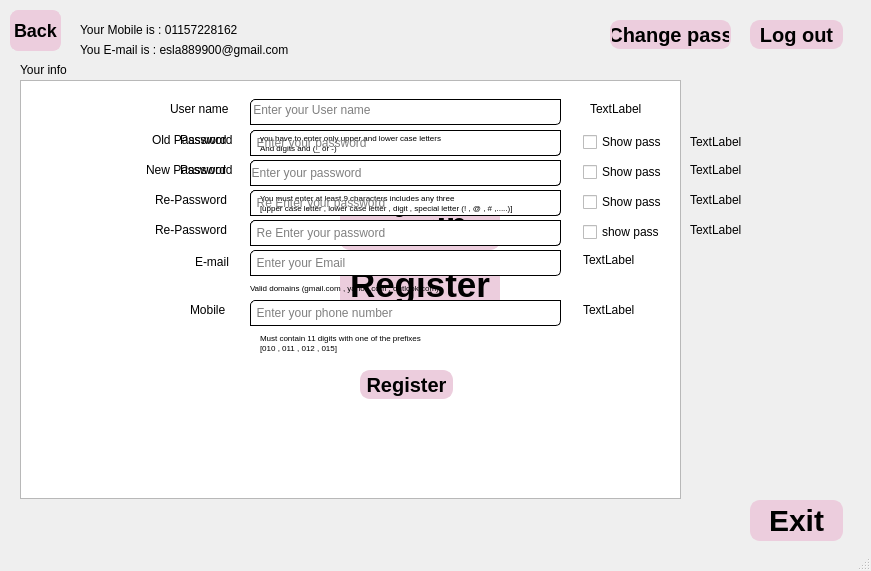
<?xml version="1.0" encoding="UTF-8"?>
<ui version="4.0">
 <class>MainWindow</class>
 <widget class="QMainWindow" name="MainWindow">
  <property name="geometry">
   <rect>
    <x>0</x>
    <y>0</y>
    <width>871</width>
    <height>571</height>
   </rect>
  </property>
  <property name="windowTitle">
   <string>MainWindow</string>
  </property>
  <widget class="QWidget" name="centralwidget">
   <widget class="QLineEdit" name="lineEdit_3">
    <property name="geometry">
     <rect>
      <x>250</x>
      <y>130</y>
      <width>311</width>
      <height>26</height>
     </rect>
    </property>
    <property name="styleSheet">
     <string notr="true">QLineEdit{
	border : 1px solid black ;
	border-top-left-radius : 5px ;
	border-bottom-right-radius : 5px ;
}</string>
    </property>
   </widget>
   <widget class="QLineEdit" name="lineEdit_7">
    <property name="geometry">
     <rect>
      <x>250</x>
      <y>160</y>
      <width>311</width>
      <height>26</height>
     </rect>
    </property>
    <property name="styleSheet">
     <string notr="true">QLineEdit{
	border : 1px solid black ;
	border-top-left-radius : 5px ;
	border-bottom-right-radius : 5px ;
}</string>
    </property>
   </widget>
   <widget class="QLineEdit" name="lineEdit_8">
    <property name="geometry">
     <rect>
      <x>250</x>
      <y>190</y>
      <width>311</width>
      <height>26</height>
     </rect>
    </property>
    <property name="styleSheet">
     <string notr="true">QLineEdit{
	border : 1px solid black ;
	border-top-left-radius : 5px ;
	border-bottom-right-radius : 5px ;
}</string>
    </property>
    <property name="echoMode">
     <enum>QLineEdit::Password</enum>
    </property>
   </widget>
   <widget class="QLabel" name="label_17">
    <property name="geometry">
     <rect>
      <x>180</x>
      <y>160</y>
      <width>61</width>
      <height>20</height>
     </rect>
    </property>
    <property name="text">
     <string>Password</string>
    </property>
   </widget>
   <widget class="QLineEdit" name="lineEdit_9">
    <property name="geometry">
     <rect>
      <x>250</x>
      <y>220</y>
      <width>311</width>
      <height>26</height>
     </rect>
    </property>
    <property name="styleSheet">
     <string notr="true">QLineEdit{
	border : 1px solid black ;
	border-top-left-radius : 5px ;
	border-bottom-right-radius : 5px ;
}</string>
    </property>
    <property name="echoMode">
     <enum>QLineEdit::Password</enum>
    </property>
   </widget>
   <widget class="QLabel" name="label_3">
    <property name="geometry">
     <rect>
      <x>245</x>
      <y>160</y>
      <width>323</width>
      <height>26</height>
     </rect>
    </property>
    <property name="mouseTracking">
     <bool>false</bool>
    </property>
    <property name="styleSheet">
     <string notr="true">QLabel{
	color : grey ;
}</string>
    </property>
    <property name="text">
     <string>  Enter your password</string>
    </property>
   </widget>
   <widget class="QLabel" name="label_5">
    <property name="geometry">
     <rect>
      <x>11</x>
      <y>11</y>
      <width>16</width>
      <height>20</height>
     </rect>
    </property>
    <property name="text">
     <string/>
    </property>
   </widget>
   <widget class="QLabel" name="label_12">
    <property name="geometry">
     <rect>
      <x>280</x>
      <y>20</y>
      <width>321</width>
      <height>20</height>
     </rect>
    </property>
    <property name="text">
     <string/>
    </property>
    <property name="alignment">
     <set>Qt::AlignCenter</set>
    </property>
   </widget>
   <widget class="QPushButton" name="ChangePass">
    <property name="geometry">
     <rect>
      <x>610</x>
      <y>20</y>
      <width>121</width>
      <height>29</height>
     </rect>
    </property>
    <property name="styleSheet">
     <string notr="true">QPushButton{
	border-radius : 10px ;
	border : 2px solid #eccddd ;
	background-color : #eccddd;
	font-size : 20px ;
	font-family : &quot;Times new roman&quot; ;
	font-weight : bold ;
}

QPushButton::hover{
background-color :  #e2509d;
border : 1px solid #e2509d;
}
QPushButton::pressed {
background-color :  #ea1b88;
border : 1px solid #ea1b88;
}




/*QPushButton {
	background-color :   #eccddd;
	border : 1px solid #eccddd;
	color : white ;
	border-radius : 8px ;
	font-size : 18px ;
    font-family: 'Times New Roman';
	font-weight : bold ;
}
QPushButton::hover{
background-color :  #e2509d;
border : 1px solid #e2509d;
}

}*/
</string>
    </property>
    <property name="text">
     <string>Change pass</string>
    </property>
   </widget>
   <widget class="QPushButton" name="Logout">
    <property name="geometry">
     <rect>
      <x>750</x>
      <y>20</y>
      <width>93</width>
      <height>29</height>
     </rect>
    </property>
    <property name="styleSheet">
     <string notr="true">QPushButton{
	border-radius : 10px ;
	border : 2px solid #eccddd ;
	background-color : #eccddd;
	font-size : 20px ;
	font-family : &quot;Times new roman&quot; ;
	font-weight : bold ;
}

QPushButton::hover{
background-color :  #e2509d;
border : 1px solid #e2509d;
}
QPushButton::pressed {
background-color :  #ea1b88;
border : 1px solid #ea1b88;
}




/*QPushButton {
	background-color :   #eccddd;
	border : 1px solid #eccddd;
	color : white ;
	border-radius : 8px ;
	font-size : 18px ;
    font-family: 'Times New Roman';
	font-weight : bold ;
}
QPushButton::hover{
background-color :  #e2509d;
border : 1px solid #e2509d;
}

}*/
</string>
    </property>
    <property name="text">
     <string>Log out</string>
    </property>
   </widget>
   <widget class="QLabel" name="label_6">
    <property name="geometry">
     <rect>
      <x>80</x>
      <y>20</y>
      <width>221</width>
      <height>20</height>
     </rect>
    </property>
    <property name="styleSheet">
     <string notr="true"/>
    </property>
    <property name="text">
     <string>Your Mobile is : 01157228162</string>
    </property>
   </widget>
   <widget class="QLabel" name="label_7">
    <property name="geometry">
     <rect>
      <x>80</x>
      <y>40</y>
      <width>471</width>
      <height>20</height>
     </rect>
    </property>
    <property name="text">
     <string>You E-mail is : esla889900@gmail.com</string>
    </property>
   </widget>
   <widget class="QLabel" name="label_4">
    <property name="geometry">
     <rect>
      <x>240</x>
      <y>89</y>
      <width>331</width>
      <height>41</height>
     </rect>
    </property>
    <property name="mouseTracking">
     <bool>false</bool>
    </property>
    <property name="styleSheet">
     <string notr="true">QLabel{
	color : grey ;
}</string>
    </property>
    <property name="text">
     <string>    Enter your User name</string>
    </property>
   </widget>
   <widget class="QLabel" name="label">
    <property name="geometry">
     <rect>
      <x>170</x>
      <y>99</y>
      <width>71</width>
      <height>20</height>
     </rect>
    </property>
    <property name="text">
     <string>User name</string>
    </property>
    <property name="alignment">
     <set>Qt::AlignLeading|Qt::AlignLeft|Qt::AlignVCenter</set>
    </property>
   </widget>
   <widget class="QLineEdit" name="lineEdit">
    <property name="geometry">
     <rect>
      <x>250</x>
      <y>99</y>
      <width>311</width>
      <height>26</height>
     </rect>
    </property>
    <property name="styleSheet">
     <string notr="true">QLineEdit{
	border : 1px solid #000000 ;
	border-top-left-radius : 5px ;
	border-bottom-right-radius : 5px ;
}</string>
    </property>
   </widget>
   <widget class="QLabel" name="label_18">
    <property name="geometry">
     <rect>
      <x>590</x>
      <y>99</y>
      <width>63</width>
      <height>20</height>
     </rect>
    </property>
    <property name="text">
     <string>TextLabel</string>
    </property>
   </widget>
   <widget class="QLabel" name="label_8">
    <property name="geometry">
     <rect>
      <x>20</x>
      <y>60</y>
      <width>71</width>
      <height>20</height>
     </rect>
    </property>
    <property name="text">
     <string>&lt;html&gt;&lt;head/&gt;&lt;body&gt;&lt;p&gt;Your info&lt;/p&gt;&lt;/body&gt;&lt;/html&gt;</string>
    </property>
   </widget>
   <widget class="QLabel" name="label_15">
    <property name="geometry">
     <rect>
      <x>260</x>
      <y>130</y>
      <width>225</width>
      <height>16</height>
     </rect>
    </property>
    <property name="text">
     <string>&lt;html&gt;&lt;head/&gt;&lt;body&gt;&lt;p&gt;&lt;span style=&quot; font-size:6pt;&quot;&gt;you have to enter only upper and lower case letters&lt;/span&gt;&lt;/p&gt;&lt;/body&gt;&lt;/html&gt;</string>
    </property>
   </widget>
   <widget class="QTextEdit" name="textEdit">
    <property name="geometry">
     <rect>
      <x>20</x>
      <y>80</y>
      <width>661</width>
      <height>419</height>
     </rect>
    </property>
   </widget>
   <widget class="QLabel" name="label_9">
    <property name="geometry">
     <rect>
      <x>152</x>
      <y>130</y>
      <width>91</width>
      <height>20</height>
     </rect>
    </property>
    <property name="text">
     <string>Old Password</string>
    </property>
   </widget>
   <widget class="QLabel" name="label_2">
    <property name="geometry">
     <rect>
      <x>180</x>
      <y>130</y>
      <width>61</width>
      <height>20</height>
     </rect>
    </property>
    <property name="text">
     <string>Password</string>
    </property>
   </widget>
   <widget class="QLineEdit" name="lineEdit_2">
    <property name="geometry">
     <rect>
      <x>250</x>
      <y>130</y>
      <width>311</width>
      <height>26</height>
     </rect>
    </property>
    <property name="styleSheet">
     <string notr="true">QLineEdit{
	border : 1px solid black ;
	border-top-left-radius : 5px ;
	border-bottom-right-radius : 5px ;
}</string>
    </property>
    <property name="echoMode">
     <enum>QLineEdit::Password</enum>
    </property>
   </widget>
   <widget class="QCheckBox" name="Show_pass">
    <property name="geometry">
     <rect>
      <x>583</x>
      <y>130</y>
      <width>96</width>
      <height>24</height>
     </rect>
    </property>
    <property name="text">
     <string>Show pass</string>
    </property>
   </widget>
   <widget class="QLabel" name="label_13">
    <property name="geometry">
     <rect>
      <x>690</x>
      <y>132</y>
      <width>121</width>
      <height>20</height>
     </rect>
    </property>
    <property name="styleSheet">
     <string notr="true"/>
    </property>
    <property name="text">
     <string>TextLabel</string>
    </property>
   </widget>
   <widget class="QLabel" name="label_16">
    <property name="geometry">
     <rect>
      <x>260</x>
      <y>140</y>
      <width>96</width>
      <height>16</height>
     </rect>
    </property>
    <property name="text">
     <string>&lt;html&gt;&lt;head/&gt;&lt;body&gt;&lt;p&gt;&lt;span style=&quot; font-size:6pt;&quot;&gt;And digits and (_ or -)&lt;/span&gt;&lt;/p&gt;&lt;/body&gt;&lt;/html&gt;</string>
    </property>
   </widget>
   <widget class="QLabel" name="label_10">
    <property name="geometry">
     <rect>
      <x>146</x>
      <y>160</y>
      <width>97</width>
      <height>20</height>
     </rect>
    </property>
    <property name="text">
     <string>New Password</string>
    </property>
   </widget>
   <widget class="QLineEdit" name="lineEdit_4">
    <property name="geometry">
     <rect>
      <x>250</x>
      <y>160</y>
      <width>311</width>
      <height>26</height>
     </rect>
    </property>
    <property name="styleSheet">
     <string notr="true">QLineEdit{
	border : 1px solid black ;
	border-top-left-radius : 5px ;
	border-bottom-right-radius : 5px ;
}</string>
    </property>
    <property name="echoMode">
     <enum>QLineEdit::Password</enum>
    </property>
   </widget>
   <widget class="QPushButton" name="L_to_main">
    <property name="geometry">
     <rect>
      <x>350</x>
      <y>191</y>
      <width>93</width>
      <height>29</height>
     </rect>
    </property>
    <property name="styleSheet">
     <string notr="true">QPushButton{
	border-radius : 10px ;
	border : 2px solid #eccddd ;
	background-color : #eccddd;
	font-size : 20px ;
	font-family : &quot;Times new roman&quot; ;
	font-weight : bold ;
}

QPushButton::hover{
background-color :  #e2509d;
border : 1px solid #e2509d;
}
QPushButton::pressed {
background-color :  #ea1b88;
border : 1px solid #ea1b88;
}




/*QPushButton {
	background-color :   #eccddd;
	border : 1px solid #eccddd;
	color : white ;
	border-radius : 8px ;
	font-size : 18px ;
    font-family: 'Times New Roman';
	font-weight : bold ;
}
QPushButton::hover{
background-color :  #e2509d;
border : 1px solid #e2509d;
}

}*/
</string>
    </property>
    <property name="text">
     <string>Login</string>
    </property>
   </widget>
   <widget class="QCheckBox" name="Show_pass_2">
    <property name="geometry">
     <rect>
      <x>583</x>
      <y>160</y>
      <width>96</width>
      <height>24</height>
     </rect>
    </property>
    <property name="text">
     <string>Show pass</string>
    </property>
   </widget>
   <widget class="QPushButton" name="Login">
    <property name="geometry">
     <rect>
      <x>340</x>
      <y>200</y>
      <width>160</width>
      <height>50</height>
     </rect>
    </property>
    <property name="styleSheet">
     <string notr="true">QPushButton{
	border-radius : 10px ;
	border : 2px solid #eccddd ;
	background-color : #eccddd;
	font-size : 35px ;
	font-family : &quot;Times new roman&quot; ;
	font-weight : bold ;
}

QPushButton::hover{
background-color :  #e2509d;
border : 1px solid #e2509d;
}
QPushButton::pressed {
background-color :  #ea1b88;
border : 1px solid #ea1b88;
}




/*QPushButton {
	background-color :   #eccddd;
	border : 1px solid #eccddd;
	color : white ;
	border-radius : 8px ;
	font-size : 18px ;
    font-family: 'Times New Roman';
	font-weight : bold ;
}
QPushButton::hover{
background-color :  #e2509d;
border : 1px solid #e2509d;
}

}*/
</string>
    </property>
    <property name="text">
     <string>Login</string>
    </property>
   </widget>
   <widget class="QLabel" name="label_22">
    <property name="geometry">
     <rect>
      <x>260</x>
      <y>190</y>
      <width>238</width>
      <height>16</height>
     </rect>
    </property>
    <property name="text">
     <string>&lt;html&gt;&lt;head/&gt;&lt;body&gt;&lt;p&gt;&lt;span style=&quot; font-size:6pt;&quot;&gt;You must enter at least 9 characters includes any three&lt;/span&gt;&lt;/p&gt;&lt;/body&gt;&lt;/html&gt;</string>
    </property>
   </widget>
   <widget class="QLabel" name="label_11">
    <property name="geometry">
     <rect>
      <x>155</x>
      <y>190</y>
      <width>86</width>
      <height>20</height>
     </rect>
    </property>
    <property name="text">
     <string>Re-Password</string>
    </property>
   </widget>
   <widget class="QLineEdit" name="lineEdit_5">
    <property name="geometry">
     <rect>
      <x>250</x>
      <y>190</y>
      <width>311</width>
      <height>26</height>
     </rect>
    </property>
    <property name="styleSheet">
     <string notr="true">QLineEdit{
	border : 1px solid black ;
	border-top-left-radius : 5px ;
	border-bottom-right-radius : 5px ;
}
QLineEdit::focus{
	border : 1px solid black ;
	border-top-left-radius : 5px ;
	border-bottom-right-radius : 5px ;
}</string>
    </property>
   </widget>
   <widget class="QCheckBox" name="Show_pass_3">
    <property name="geometry">
     <rect>
      <x>583</x>
      <y>190</y>
      <width>96</width>
      <height>24</height>
     </rect>
    </property>
    <property name="text">
     <string>Show pass</string>
    </property>
   </widget>
   <widget class="QLabel" name="label_14">
    <property name="geometry">
     <rect>
      <x>690</x>
      <y>190</y>
      <width>63</width>
      <height>20</height>
     </rect>
    </property>
    <property name="text">
     <string>TextLabel</string>
    </property>
   </widget>
   <widget class="QLabel" name="label_23">
    <property name="geometry">
     <rect>
      <x>260</x>
      <y>200</y>
      <width>302</width>
      <height>16</height>
     </rect>
    </property>
    <property name="text">
     <string>&lt;html&gt;&lt;head/&gt;&lt;body&gt;&lt;p&gt;&lt;span style=&quot; font-size:6pt;&quot;&gt;[upper case letter , lower case letter , digit , special letter (! , @ , # ,.....)]&lt;/span&gt;&lt;/p&gt;&lt;/body&gt;&lt;/html&gt;</string>
    </property>
   </widget>
   <widget class="QLabel" name="label_19">
    <property name="geometry">
     <rect>
      <x>155</x>
      <y>220</y>
      <width>84</width>
      <height>20</height>
     </rect>
    </property>
    <property name="text">
     <string>Re-Password</string>
    </property>
   </widget>
   <widget class="QLineEdit" name="lineEdit_6">
    <property name="geometry">
     <rect>
      <x>250</x>
      <y>220</y>
      <width>311</width>
      <height>26</height>
     </rect>
    </property>
    <property name="styleSheet">
     <string notr="true">QLineEdit{
	border : 1px solid black ;
	border-top-left-radius : 5px ;
	border-bottom-right-radius : 5px ;
}</string>
    </property>
   </widget>
   <widget class="QPushButton" name="ChangePass_2">
    <property name="geometry">
     <rect>
      <x>350</x>
      <y>230</y>
      <width>93</width>
      <height>29</height>
     </rect>
    </property>
    <property name="styleSheet">
     <string notr="true">QPushButton{
	border-radius : 10px ;
	border : 2px solid #eccddd ;
	background-color : #eccddd;
	font-size : 20px ;
	font-family : &quot;Times new roman&quot; ;
	font-weight : bold ;
}

QPushButton::hover{
background-color :  #e2509d;
border : 1px solid #e2509d;
}
QPushButton::pressed {
background-color :  #ea1b88;
border : 1px solid #ea1b88;
}




/*QPushButton {
	background-color :   #eccddd;
	border : 1px solid #eccddd;
	color : white ;
	border-radius : 8px ;
	font-size : 18px ;
    font-family: 'Times New Roman';
	font-weight : bold ;
}
QPushButton::hover{
background-color :  #e2509d;
border : 1px solid #e2509d;
}

}*/
</string>
    </property>
    <property name="text">
     <string>Change</string>
    </property>
   </widget>
   <widget class="QCheckBox" name="show_pass_4">
    <property name="geometry">
     <rect>
      <x>583</x>
      <y>220</y>
      <width>94</width>
      <height>24</height>
     </rect>
    </property>
    <property name="text">
     <string>show pass</string>
    </property>
   </widget>
   <widget class="QLabel" name="label_24">
    <property name="geometry">
     <rect>
      <x>690</x>
      <y>220</y>
      <width>63</width>
      <height>20</height>
     </rect>
    </property>
    <property name="text">
     <string>TextLabel</string>
    </property>
   </widget>
   <widget class="QPushButton" name="Register">
    <property name="geometry">
     <rect>
      <x>340</x>
      <y>260</y>
      <width>160</width>
      <height>50</height>
     </rect>
    </property>
    <property name="styleSheet">
     <string notr="true">QPushButton{
	border-radius : 10px ;
	border : 2px solid #eccddd ;
	background-color : #eccddd;
	font-size : 35px ;
	font-family : &quot;Times new roman&quot; ;
	font-weight : bold ;
}

QPushButton::hover{
background-color :  #e2509d;
border : 1px solid #e2509d;
}
QPushButton::pressed {
background-color :  #ea1b88;
border : 1px solid #ea1b88;
}




/*QPushButton {
	background-color :   #eccddd;
	border : 1px solid #eccddd;
	color : white ;
	border-radius : 8px ;
	font-size : 18px ;
    font-family: 'Times New Roman';
	font-weight : bold ;
}
QPushButton::hover{
background-color :  #e2509d;
border : 1px solid #e2509d;
}

}*/
</string>
    </property>
    <property name="text">
     <string>Register</string>
    </property>
   </widget>
   <widget class="QLabel" name="label_20">
    <property name="geometry">
     <rect>
      <x>195</x>
      <y>252</y>
      <width>43</width>
      <height>20</height>
     </rect>
    </property>
    <property name="text">
     <string>E-mail</string>
    </property>
   </widget>
   <widget class="QLineEdit" name="lineEdit_10">
    <property name="geometry">
     <rect>
      <x>250</x>
      <y>250</y>
      <width>311</width>
      <height>26</height>
     </rect>
    </property>
    <property name="styleSheet">
     <string notr="true">QLineEdit{
	border : 1px solid black ;
	border-top-left-radius : 5px ;
	border-bottom-right-radius : 5px ;
}</string>
    </property>
   </widget>
   <widget class="QLabel" name="label_25">
    <property name="geometry">
     <rect>
      <x>583</x>
      <y>250</y>
      <width>63</width>
      <height>20</height>
     </rect>
    </property>
    <property name="text">
     <string>TextLabel</string>
    </property>
   </widget>
   <widget class="QLabel" name="label_27">
    <property name="geometry">
     <rect>
      <x>250</x>
      <y>280</y>
      <width>238</width>
      <height>16</height>
     </rect>
    </property>
    <property name="text">
     <string>&lt;html&gt;&lt;head/&gt;&lt;body&gt;&lt;p&gt;&lt;span style=&quot; font-size:6pt;&quot;&gt;Valid domains (gmail.com , yahoo.com , outlook.com)&lt;/span&gt;&lt;/p&gt;&lt;/body&gt;&lt;/html&gt;</string>
    </property>
   </widget>
   <widget class="QLabel" name="label_21">
    <property name="geometry">
     <rect>
      <x>190</x>
      <y>300</y>
      <width>47</width>
      <height>20</height>
     </rect>
    </property>
    <property name="text">
     <string>Mobile</string>
    </property>
   </widget>
   <widget class="QLineEdit" name="lineEdit_11">
    <property name="geometry">
     <rect>
      <x>250</x>
      <y>300</y>
      <width>311</width>
      <height>26</height>
     </rect>
    </property>
    <property name="styleSheet">
     <string notr="true">QLineEdit{
	border : 1px solid black ;
	border-top-left-radius : 5px ;
	border-bottom-right-radius : 5px ;
}</string>
    </property>
    <property name="text">
     <string/>
    </property>
   </widget>
   <widget class="QLabel" name="label_26">
    <property name="geometry">
     <rect>
      <x>583</x>
      <y>300</y>
      <width>63</width>
      <height>20</height>
     </rect>
    </property>
    <property name="styleSheet">
     <string notr="true"/>
    </property>
    <property name="text">
     <string>TextLabel</string>
    </property>
   </widget>
   <widget class="QLabel" name="label_28">
    <property name="geometry">
     <rect>
      <x>260</x>
      <y>330</y>
      <width>203</width>
      <height>16</height>
     </rect>
    </property>
    <property name="text">
     <string>&lt;html&gt;&lt;head/&gt;&lt;body&gt;&lt;p&gt;&lt;span style=&quot; font-size:6pt;&quot;&gt;Must contain 11 digits with one of the prefixes&lt;/span&gt;&lt;/p&gt;&lt;/body&gt;&lt;/html&gt;</string>
    </property>
   </widget>
   <widget class="QLabel" name="label_29">
    <property name="geometry">
     <rect>
      <x>260</x>
      <y>340</y>
      <width>90</width>
      <height>16</height>
     </rect>
    </property>
    <property name="text">
     <string>&lt;html&gt;&lt;head/&gt;&lt;body&gt;&lt;p&gt;&lt;span style=&quot; font-size:6pt;&quot;&gt;[010 , 011 , 012 , 015]&lt;/span&gt;&lt;/p&gt;&lt;/body&gt;&lt;/html&gt;</string>
    </property>
   </widget>
   <widget class="QPushButton" name="R_to_main">
    <property name="geometry">
     <rect>
      <x>360</x>
      <y>370</y>
      <width>93</width>
      <height>29</height>
     </rect>
    </property>
    <property name="styleSheet">
     <string notr="true">QPushButton{
	border-radius : 10px ;
	border : 2px solid #eccddd ;
	background-color : #eccddd;
	font-size : 20px ;
	font-family : &quot;Times new roman&quot; ;
	font-weight : bold ;
}

QPushButton::hover{
background-color :  #e2509d;
border : 1px solid #e2509d;
}
QPushButton::pressed {
background-color :  #ea1b88;
border : 1px solid #ea1b88;
}




/*QPushButton {
	background-color :   #eccddd;
	border : 1px solid #eccddd;
	color : white ;
	border-radius : 8px ;
	font-size : 18px ;
    font-family: 'Times New Roman';
	font-weight : bold ;
}
QPushButton::hover{
background-color :  #e2509d;
border : 1px solid #e2509d;
}

}*/
</string>
    </property>
    <property name="text">
     <string>Register</string>
    </property>
   </widget>
   <widget class="QPushButton" name="Exit">
    <property name="geometry">
     <rect>
      <x>750</x>
      <y>500</y>
      <width>93</width>
      <height>41</height>
     </rect>
    </property>
    <property name="styleSheet">
     <string notr="true">QPushButton{
	border-radius : 10px ;
	border : 2px solid #eccddd ;
	background-color : #eccddd;
	font-size : 30px ;
	font-family : &quot;Times new roman&quot; ;
	font-weight : bold ;
}

QPushButton::hover{
background-color :  #e2509d;
border : 1px solid #e2509d;
}
QPushButton::pressed {
background-color :  #ea1b88;
border : 1px solid #ea1b88;
}




/*QPushButton {
	background-color :   #eccddd;
	border : 1px solid #eccddd;
	color : white ;
	border-radius : 8px ;
	font-size : 18px ;
    font-family: 'Times New Roman';
	font-weight : bold ;
}
QPushButton::hover{
background-color :  #e2509d;
border : 1px solid #e2509d;
}

}*/
</string>
    </property>
    <property name="text">
     <string>Exit</string>
    </property>
   </widget>
   <widget class="QLabel" name="label_30">
    <property name="geometry">
     <rect>
      <x>250</x>
      <y>220</y>
      <width>323</width>
      <height>26</height>
     </rect>
    </property>
    <property name="mouseTracking">
     <bool>false</bool>
    </property>
    <property name="styleSheet">
     <string notr="true">QLabel{
	color : grey ;
}</string>
    </property>
    <property name="text">
     <string>  Re Enter your password</string>
    </property>
   </widget>
   <widget class="QLabel" name="label_31">
    <property name="geometry">
     <rect>
      <x>250</x>
      <y>300</y>
      <width>323</width>
      <height>26</height>
     </rect>
    </property>
    <property name="mouseTracking">
     <bool>false</bool>
    </property>
    <property name="styleSheet">
     <string notr="true">QLabel{
	color : grey ;
}</string>
    </property>
    <property name="text">
     <string>  Enter your phone number</string>
    </property>
   </widget>
   <widget class="QLabel" name="label_32">
    <property name="geometry">
     <rect>
      <x>250</x>
      <y>250</y>
      <width>323</width>
      <height>26</height>
     </rect>
    </property>
    <property name="mouseTracking">
     <bool>false</bool>
    </property>
    <property name="styleSheet">
     <string notr="true">QLabel{
	color : grey ;
}</string>
    </property>
    <property name="text">
     <string>  Enter your Email</string>
    </property>
   </widget>
   <widget class="QPushButton" name="Back_button">
    <property name="geometry">
     <rect>
      <x>10</x>
      <y>10</y>
      <width>51</width>
      <height>41</height>
     </rect>
    </property>
    <property name="styleSheet">
     <string notr="true">QPushButton {
	background-color :   #eccddd;
	border : 1px solid #eccddd;
	color : black ;
	border-radius : 8px ;
	font-size : 18px ;
    font-family: 'Times New Roman';
	font-weight : bold ;
}
QPushButton::hover{
background-color :  #e2509d;
border : 1px solid #e2509d;
}
QPushButton::pressed {
background-color :  #ea1b88;
border : 1px solid #ea1b88;
}</string>
    </property>
    <property name="text">
     <string>Back</string>
    </property>
    <property name="checkable">
     <bool>false</bool>
    </property>
    <property name="checked">
     <bool>false</bool>
    </property>
   </widget>
   <widget class="QLabel" name="label_33">
    <property name="geometry">
     <rect>
      <x>250</x>
      <y>130</y>
      <width>323</width>
      <height>26</height>
     </rect>
    </property>
    <property name="mouseTracking">
     <bool>false</bool>
    </property>
    <property name="styleSheet">
     <string notr="true">QLabel{
	color : grey ;
}</string>
    </property>
    <property name="text">
     <string>  Enter your password</string>
    </property>
   </widget>
   <widget class="QLabel" name="label_34">
    <property name="geometry">
     <rect>
      <x>250</x>
      <y>190</y>
      <width>323</width>
      <height>26</height>
     </rect>
    </property>
    <property name="mouseTracking">
     <bool>false</bool>
    </property>
    <property name="styleSheet">
     <string notr="true">QLabel{
	color : grey ;
}</string>
    </property>
    <property name="text">
     <string>  Re Enter your password</string>
    </property>
   </widget>
   <widget class="QLabel" name="label_35">
    <property name="geometry">
     <rect>
      <x>690</x>
      <y>160</y>
      <width>151</width>
      <height>20</height>
     </rect>
    </property>
    <property name="text">
     <string>TextLabel</string>
    </property>
   </widget>
   <zorder>textEdit</zorder>
   <zorder>label_12</zorder>
   <zorder>label_5</zorder>
   <zorder>Logout</zorder>
   <zorder>ChangePass</zorder>
   <zorder>ChangePass_2</zorder>
   <zorder>Exit</zorder>
   <zorder>Login</zorder>
   <zorder>L_to_main</zorder>
   <zorder>R_to_main</zorder>
   <zorder>Register</zorder>
   <zorder>Show_pass_2</zorder>
   <zorder>Show_pass</zorder>
   <zorder>Show_pass_3</zorder>
   <zorder>label</zorder>
   <zorder>label_2</zorder>
   <zorder>label_6</zorder>
   <zorder>label_7</zorder>
   <zorder>label_8</zorder>
   <zorder>label_9</zorder>
   <zorder>label_10</zorder>
   <zorder>label_11</zorder>
   <zorder>lineEdit</zorder>
   <zorder>lineEdit_2</zorder>
   <zorder>lineEdit_3</zorder>
   <zorder>lineEdit_4</zorder>
   <zorder>lineEdit_5</zorder>
   <zorder>lineEdit_6</zorder>
   <zorder>lineEdit_7</zorder>
   <zorder>lineEdit_8</zorder>
   <zorder>label_13</zorder>
   <zorder>label_14</zorder>
   <zorder>label_18</zorder>
   <zorder>label_15</zorder>
   <zorder>label_16</zorder>
   <zorder>label_17</zorder>
   <zorder>label_19</zorder>
   <zorder>label_20</zorder>
   <zorder>label_21</zorder>
   <zorder>label_22</zorder>
   <zorder>label_23</zorder>
   <zorder>lineEdit_9</zorder>
   <zorder>show_pass_4</zorder>
   <zorder>lineEdit_10</zorder>
   <zorder>lineEdit_11</zorder>
   <zorder>label_24</zorder>
   <zorder>label_25</zorder>
   <zorder>label_26</zorder>
   <zorder>label_27</zorder>
   <zorder>label_28</zorder>
   <zorder>label_29</zorder>
   <zorder>label_4</zorder>
   <zorder>label_30</zorder>
   <zorder>label_31</zorder>
   <zorder>label_32</zorder>
   <zorder>Back_button</zorder>
   <zorder>label_3</zorder>
   <zorder>label_33</zorder>
   <zorder>label_34</zorder>
   <zorder>label_35</zorder>
  </widget>
  <widget class="QMenuBar" name="menubar">
   <property name="geometry">
    <rect>
     <x>0</x>
     <y>0</y>
     <width>871</width>
     <height>26</height>
    </rect>
   </property>
  </widget>
  <widget class="QStatusBar" name="statusbar"/>
 </widget>
 <resources/>
 <connections/>
</ui>
